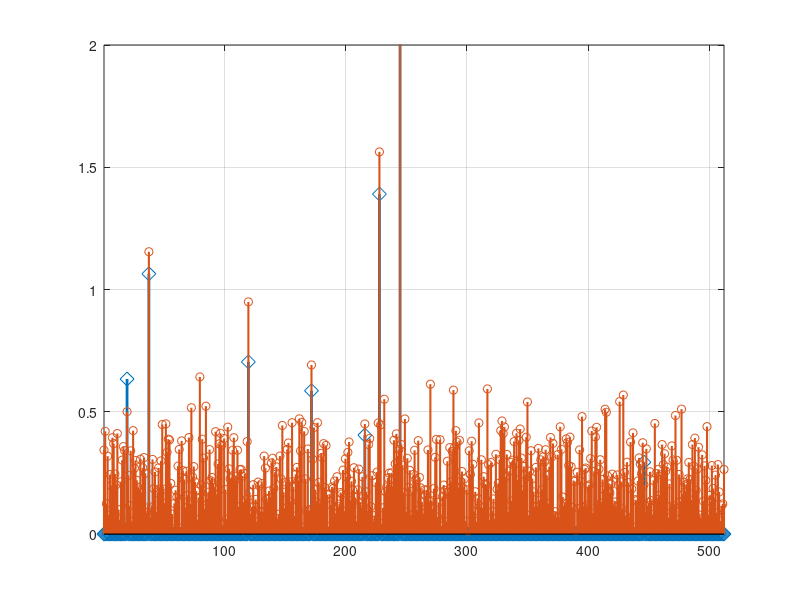

This chart was generated by the following MATLAB code:
clear all
close all
%%
N = 512;
M = 128;
K = 8;
T=100;
a = (randn(N,1)+randn(N,1)*1j)/sqrt(2);
mask_index = randperm(N,K);
mask = zeros(N,1);
mask(mask_index) = 1;
h = a.*mask;
A = (randn(M,N)+randn(M,N)*1j)/sqrt(2);
A = A/sqrt(M);
[U,S,V] = svd(A); %A = U*S*V'.
S_iden = eye(M,N);
A_iden = U*S_iden*V';
y = A*h;
y_procedure = zeros(M,T);
hhat = A'*A*h;
figure
stem(abs(h),'LineWidth',2,'MarkerSize',10,'marker','diamond')
hold on
stem(abs(hhat),'LineWidth',1.5)
axis([1 N 0 2])
grid on